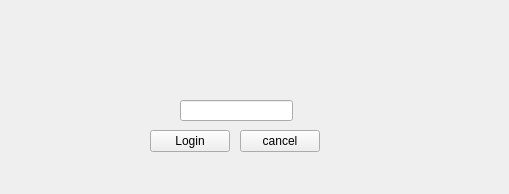
<?xml version="1.0" encoding="UTF-8"?>
<ui version="4.0">
 <class>adminlogin</class>
 <widget class="QWidget" name="adminlogin">
  <property name="geometry">
   <rect>
    <x>0</x>
    <y>0</y>
    <width>509</width>
    <height>194</height>
   </rect>
  </property>
  <property name="windowTitle">
   <string>Form</string>
  </property>
  <widget class="QLineEdit" name="passwordInput">
   <property name="geometry">
    <rect>
     <x>180</x>
     <y>100</y>
     <width>113</width>
     <height>21</height>
    </rect>
   </property>
  </widget>
  <widget class="QPushButton" name="loginButton">
   <property name="geometry">
    <rect>
     <x>150</x>
     <y>130</y>
     <width>80</width>
     <height>22</height>
    </rect>
   </property>
   <property name="text">
    <string>Login</string>
   </property>
  </widget>
  <widget class="QPushButton" name="pushButton">
   <property name="geometry">
    <rect>
     <x>240</x>
     <y>130</y>
     <width>80</width>
     <height>22</height>
    </rect>
   </property>
   <property name="text">
    <string>cancel</string>
   </property>
  </widget>
  <widget class="QLabel" name="label_2">
   <property name="geometry">
    <rect>
     <x>0</x>
     <y>0</y>
     <width>511</width>
     <height>201</height>
    </rect>
   </property>
   <property name="text">
    <string/>
   </property>
   <property name="pixmap">
    <pixmap>assets/pots.png</pixmap>
   </property>
  </widget>
  <zorder>label_2</zorder>
  <zorder>passwordInput</zorder>
  <zorder>loginButton</zorder>
  <zorder>pushButton</zorder>
 </widget>
 <resources/>
 <connections/>
</ui>
